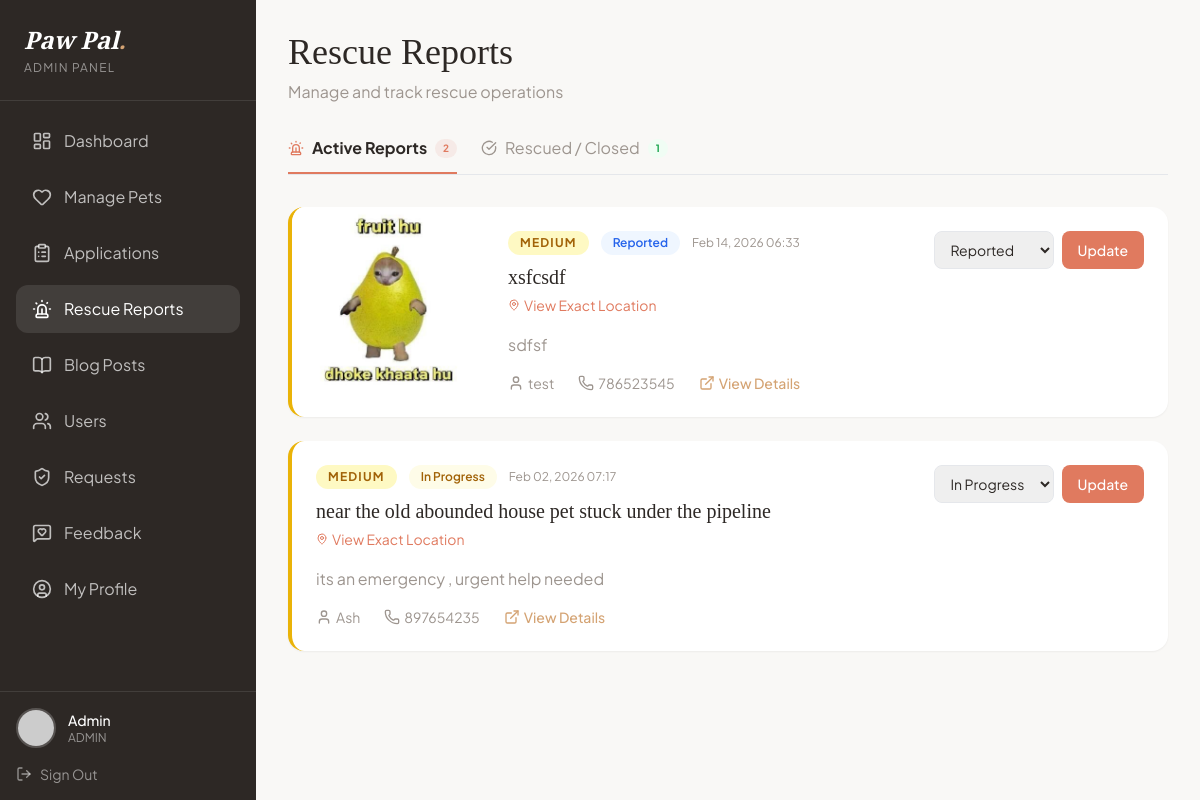
/admin/rescues.php (signed in), run on an earlier commit of the app's database.
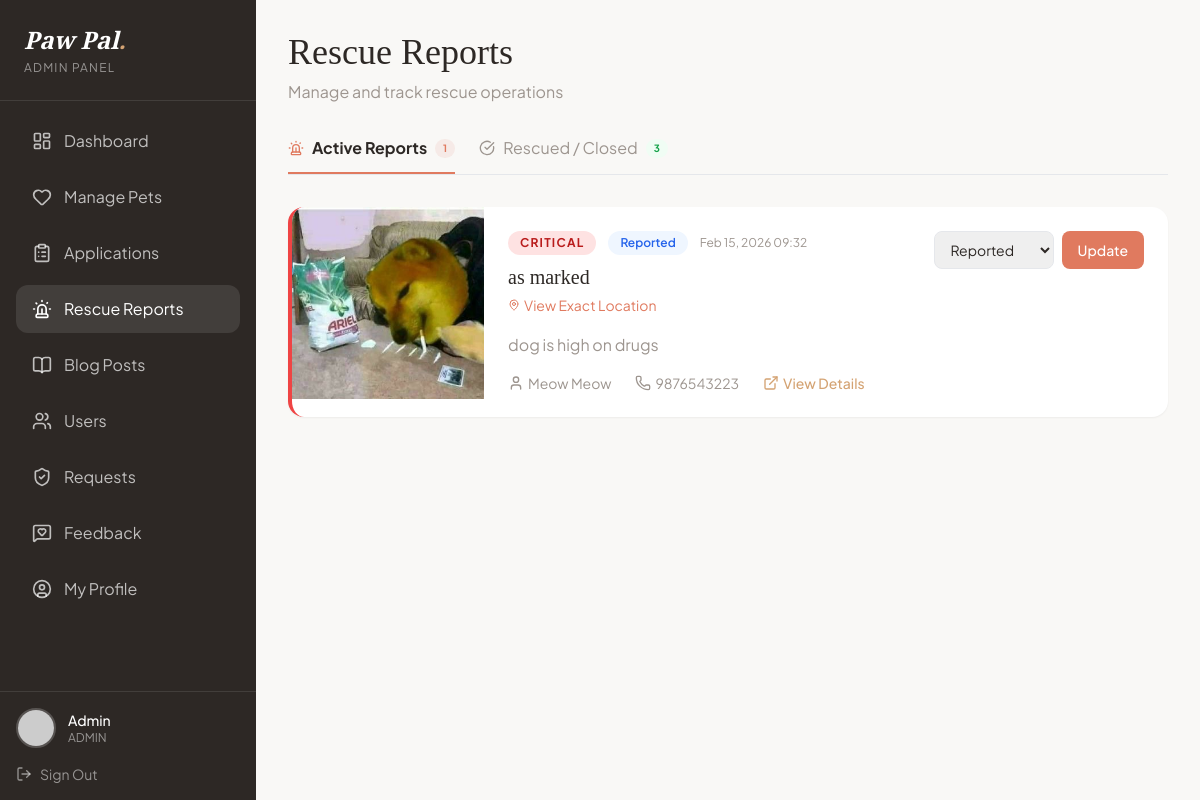
And on a later commit of the database.
### tables this page shows
CREATE TABLE `rescue_reports` (
  `id` int(11) NOT NULL,
  `reporter_id` int(11) DEFAULT NULL,
  `reporter_name` varchar(100) DEFAULT NULL,
  `contact_phone` varchar(20) DEFAULT NULL,
  `location` varchar(255) NOT NULL,
  `latitude` decimal(10,8) DEFAULT NULL,
  `longitude` decimal(11,8) DEFAULT NULL,
  `description` text NOT NULL,
  `animal_type` varchar(50) DEFAULT NULL,
  `urgency` enum('Low','Medium','High','Critical') DEFAULT 'Medium',
  `image` varchar(255) DEFAULT NULL,
  `status` enum('Reported','Assigned','In Progress','Rescued','Closed') DEFAULT 'Reported',
  `assigned_to` int(11) DEFAULT NULL,
  `reported_at` timestamp NOT NULL DEFAULT current_timestamp(),
  `updated_at` timestamp NOT NULL DEFAULT current_timestamp() ON UPDATE current_timestamp()
);

### admin/rescues.php (the view, shortened to what the changed rows need)
<?php
include '../config.php';
$activeRescues = $conn->query("SELECT * FROM rescue_reports WHERE status NOT IN ('Rescued', 'Closed') ORDER BY
                         CASE urgency
                            WHEN 'Critical' THEN 1
                            WHEN 'High' THEN 2
                            WHEN 'Medium' THEN 3
                            ELSE 4
                         END, reported_at DESC");
$resolvedRescues = $conn->query("SELECT * FROM rescue_reports WHERE status IN ('Rescued', 'Closed') ORDER BY updated_at DESC");
$activeCount = $activeRescues ? $activeRescues->num_rows : 0;
$resolvedCount = $resolvedRescues ? $resolvedRescues->num_rows : 0;
?>
<!DOCTYPE html>
<html lang="en" class="scroll-smooth">
<head>
    <script src="https://cdn.tailwindcss.com"></script>
</head>
<body class="font-sans text-paw-dark antialiased bg-paw-bg">
    <div class="flex min-h-screen">
        <main class="flex-1 p-8 overflow-y-auto">
            <div class="max-w-6xl mx-auto">
                <h1 class="font-serif text-4xl mb-2">Rescue Reports</h1>
                <div class="flex gap-6 mb-8 border-b border-gray-200">
                    <button onclick="showTab('active')" id="tab-active"
                        class="tab-btn pb-3 border-b-2 border-paw-alert font-bold text-paw-dark transition-colors flex items-center gap-2">
                        <i data-lucide="siren" class="w-4 h-4 text-paw-alert"></i>
                        Active Reports
                        <span class="bg-paw-alert/10 text-paw-alert px-2 py-0.5 rounded-full text-[10px] font-bold">
                            <?php echo $activeCount; ?>
                        </span>
                    </button>
                    <button onclick="showTab('resolved')" id="tab-resolved"
                        class="tab-btn pb-3 border-b-2 border-transparent text-paw-gray hover:text-paw-dark transition-colors flex items-center gap-2">
                        <i data-lucide="check-circle" class="w-4 h-4"></i>
                        Rescued / Closed
                        <span class="bg-green-50 text-green-600 px-2 py-0.5 rounded-full text-[10px] font-bold">
                            <?php echo $resolvedCount; ?>
                        </span>
                    </button>
                </div>
                <div id="panel-active" class="tab-panel grid gap-6">
                    <?php if ($activeCount > 0): ?>
                        <?php while ($rescue = $activeRescues->fetch_assoc()): ?>
                            <div class="bg-white rounded-2xl shadow-sm overflow-hidden border-l-4
                                <?php echo match ($rescue['urgency']) {
                                    'Critical' => 'border-red-500',
                                    'High' => 'border-orange-500',
                                    'Medium' => 'border-yellow-500',
                                    default => 'border-gray-300'
                                }; ?>">
                                <div class="flex">
                                    <?php if ($rescue['image'] && file_exists('../uploads/rescues/' . $rescue['image'])): ?>
                                        <div class="w-48 h-48 flex-shrink-0">
                                            <img src="../uploads/rescues/<?php echo rawurlencode($rescue['image']); ?>"
                                                class="w-full h-full object-cover">
                                        </div>
                                    <?php endif; ?>
                                    <div class="flex-1 p-6">
                                        <div class="flex items-start justify-between mb-4">
                                            <div>
                                                <div class="flex items-center gap-3 mb-2">
                                                    <span class="px-3 py-1 text-xs rounded-full font-bold uppercase tracking-widest
                                                    <?php
                                                    echo match ($rescue['urgency']) {
                                                        'Critical' => 'bg-red-100 text-red-700 animate-pulse',
                                                        'High' => 'bg-orange-100 text-orange-700',
                                                        'Medium' => 'bg-yellow-100 text-yellow-700',
                                                        default => 'bg-gray-100 text-gray-700'
                                                    };
                                                    ?>">
                                                        <?php echo $rescue['urgency']; ?>
                                                    </span>
                                                    <span class="px-3 py-1 text-xs rounded-full font-semibold
                                                    <?php
                                                    echo match ($rescue['status']) {
                                                        'Reported' => 'bg-blue-50 text-blue-600',
                                                        'Assigned' => 'bg-purple-50 text-purple-600',
                                                        'In Progress' => 'bg-yellow-50 text-yellow-700',
                                                        default => 'bg-gray-100 text-gray-600'
                                                    };
                                                    ?>">
                                                        <?php echo $rescue['status']; ?>
                                                    </span>
                                                    <span class="text-xs text-paw-gray">
                                                        <?php echo date('M d, Y H:i', strtotime($rescue['reported_at'])); ?>
                                                    </span>
                                                </div>
                                                <h3 class="font-serif text-xl">
                                                    <?php echo htmlspecialchars($rescue['location']); ?>
                                                </h3>
                                                <?php if ($rescue['latitude'] && $rescue['longitude']): ?>
                                                    <a href="https://www.google.com/maps?q=<?php echo $rescue['latitude']; ?>,<?php echo $rescue['longitude']; ?>"
                                                        target="_blank"
                                                        class="inline-flex items-center gap-1 text-sm text-paw-alert hover:underline mt-1">
                                                        <i data-lucide="map-pin" class="w-3 h-3"></i> View Exact Location
                                                    </a>
                                                <?php endif; ?>
                                            </div>
                                            <form method="POST" class="flex gap-2">
                                                <select name="status"
                                                    class="text-sm border border-gray-200 rounded-lg px-3 py-2 focus:outline-none focus:border-paw-alert">
                                                    <option value="Reported" <?php echo $rescue['status'] === 'Reported' ? 'selected' : ''; ?>>Reported</option>
                                                    <option value="In Progress" <?php echo $rescue['status'] === 'In Progress' ? 'selected' : ''; ?>>In Progress</option>
                                                </select>
                                                <button type="submit" name="update_status"
                                                    class="px-4 py-2 bg-paw-alert text-white rounded-lg text-sm font-medium hover:bg-paw-dark transition-colors">
                                                    Update
                                                </button>
                                            </form>
                                        </div>
                                        <p class="text-paw-gray mb-4"><?php echo htmlspecialchars($rescue['description']); ?>
                                        </p>
                                        <div class="flex gap-6 text-sm text-paw-gray">
                                            <span class="flex items-center gap-1">
                                                <i data-lucide="user" class="w-4 h-4"></i>
                                                <?php echo htmlspecialchars($rescue['reporter_name']); ?>
                                            </span>
                                            <span class="flex items-center gap-1">
                                                <i data-lucide="phone" class="w-4 h-4"></i>
                                                <?php echo htmlspecialchars($rescue['contact_phone']); ?>
                                            </span>
                                            <a href="../rescue-details.php?id=<?php echo $rescue['id']; ?>"
                                                class="flex items-center gap-1 text-paw-accent hover:text-paw-dark transition-colors font-medium">
                                                <i data-lucide="external-link" class="w-4 h-4"></i>
                                                View Details
                                            </a>
                                        </div>
                                    </div>
                                </div>
                            </div>
                        <?php endwhile; ?>
                    <?php endif; ?>
                </div>
            </div>
        </main>
    </div>
</body>
</html>

What changed in the data, as far as the page shows it:
no longer on this page (row edited): rescue_reports: image (picture), urgency "MEDIUM", status "Reported", reported_at "Feb 14, 2026 06:33", location "xsfcsdf", description "sdfsf", reporter_name "test", contact_phone "786523545"
no longer on this page (row edited): rescue_reports: urgency "MEDIUM", status "In Progress", reported_at "Feb 02, 2026 07:17", location "near the old abounded house pet stuck under the pipeline", description "its an emergency , urgent help needed", reporter_name "Ash", contact_phone "897654235"
added rescue_reports: image (picture), urgency "CRITICAL", status "Reported", reported_at "Feb 15, 2026 09:32", location "as marked", description "dog is high on drugs", reporter_name "Meow Meow", contact_phone "9876543223"
Also different on the page:
$activeCount: "2" → "1"
$resolvedCount: "1" → "3"
